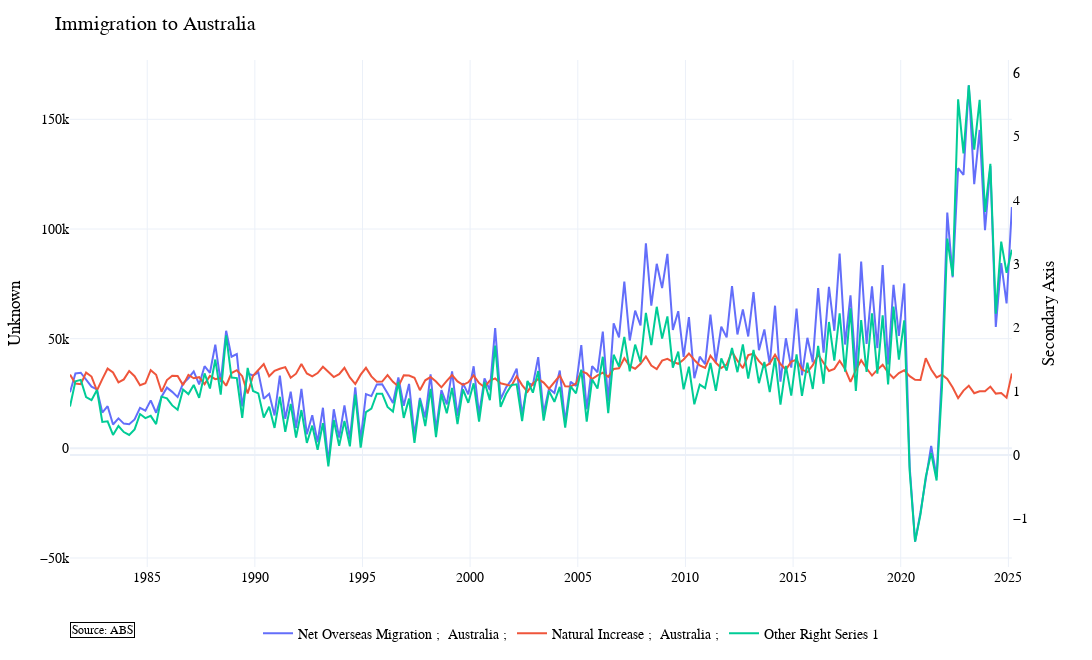

The notebook cell this image was saved under:
### Code cell
fugga = watchlist.plot_watchlist(["A2060785W", "A2060784V"], [], other_series={"right":[ im_prop_ofNat]}, template="plotly_white", plot_title="Immigration to Australia")
fugga.show()

### Figure 1 — Plotly figure (JSON) as saved in the notebook; plotly's stock layout.template omitted (floating-point values rounded to 4 significant figures; data arrays with more than 128 entries replaced by an {"elided": "..."} marker saying what was removed)
{"data": [{"mode": "lines", "name": "Net Overseas Migration ;  Australia ;", "type": "scatter", "x": {"elided": "176 str values"}, "xaxis": "x", "y": {"elided": "176 int values"}, "yaxis": "y"}, {"mode": "lines", "name": "Natural Increase ;  Australia ;", "type": "scatter", "x": {"elided": "176 str values"}, "xaxis": "x", "y": {"elided": "176 int values"}, "yaxis": "y"}, {"mode": "lines", "name": "Other Right Series 1", "type": "scatter", "x": {"elided": "176 str values"}, "xaxis": "x", "y": {"elided": "176 float values"}, "yaxis": "y2"}], "layout": {"annotations": [{"align": "left", "bgcolor": "white", "bordercolor": "black", "borderwidth": 1, "font": {"color": "black", "size": 12}, "showarrow": false, "text": "Source: ABS", "x": 0, "xref": "paper", "y": -0.14, "yref": "paper"}], "font": {"color": "black", "family": "Arial, sans-serif", "size": 14}, "height": 660, "hovermode": "x unified", "legend": {"bgcolor": "rgba(255,255,255,0)", "bordercolor": "rgba(255,255,255,0)", "orientation": "h", "x": 0.5, "xanchor": "center", "y": -0.1, "yanchor": "top"}, "margin": {"b": 40, "l": 70, "r": 10, "t": 60}, "title": {"text": "Immigration to Australia"}, "width": 1320, "xaxis": {"anchor": "y", "domain": [0, 0.94]}, "yaxis": {"anchor": "x", "domain": [0, 1], "title": {"text": "Unknown"}, "type": "linear"}, "yaxis2": {"anchor": "x", "overlaying": "y", "showgrid": false, "side": "right", "title": {"text": "Secondary Axis"}, "type": "linear"}}}
